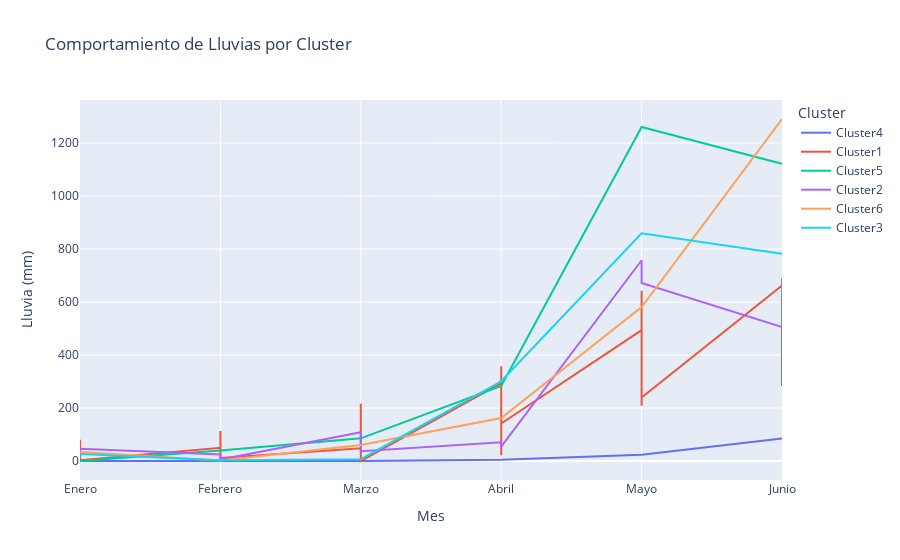

Write notebook code for a chart like this one.
### Code cell
meses_orden = ["Enero", "Febrero", "Marzo", "Abril", "Mayo", "Junio"]
df_melted['Mes'] = pd.Categorical(df_melted['Mes'], categories=meses_orden, ordered=True)

# Graficar la serie de tiempo
fig = px.line(df_melted, x='Mes', y='Lluvia', color='ClusterLluvia', 
              labels={'Mes': 'Mes', 'Lluvia': 'Lluvia (mm)', 'ClusterLluvia': 'Cluster'},
              title='Comportamiento de Lluvias por Cluster')

fig.show()

### Figure 1 — Plotly figure (JSON) as saved in the notebook; plotly's stock layout.template omitted (floating-point values rounded to 4 significant figures)
{"data": [{"hovertemplate": "Cluster=Cluster4<br>Mes=%{x}<br>Lluvia (mm)=%{y}<extra></extra>", "legendgroup": "Cluster4", "line": {"color": "#636efa", "dash": "solid"}, "marker": {"symbol": "circle"}, "mode": "lines", "name": "Cluster4", "orientation": "v", "showlegend": true, "type": "scatter", "x": ["Enero", "Febrero", "Marzo", "Abril", "Mayo", "Junio"], "xaxis": "x", "y": [0, 0, 0, 4.8, 23.8, 84.8], "yaxis": "y"}, {"hovertemplate": "Cluster=Cluster1<br>Mes=%{x}<br>Lluvia (mm)=%{y}<extra></extra>", "legendgroup": "Cluster1", "line": {"color": "#EF553B", "dash": "solid"}, "marker": {"symbol": "circle"}, "mode": "lines", "name": "Cluster1", "orientation": "v", "showlegend": true, "type": "scatter", "x": ["Enero", "Enero", "Enero", "Enero", "Enero", "Enero", "Enero", "Enero", "Enero", "Enero", "Enero", "Enero", "Enero", "Enero", "Enero", "Enero", "Enero", "Enero", "Enero", "Enero", "Enero", "Febrero", "Febrero", "Febrero", "Febrero", "Febrero", "Febrero", "Febrero", "Febrero", "Febrero", "Febrero", "Febrero", "Febrero", "Febrero", "Febrero", "Febrero", "Febrero", "Febrero", "Febrero", "Febrero", "Febrero", "Febrero", "Marzo", "Marzo", "Marzo", "Marzo", "Marzo", "Marzo", "Marzo", "Marzo", "Marzo", "Marzo", "Marzo", "Marzo", "Marzo", "Marzo", "Marzo", "Marzo", "Marzo", "Marzo", "Marzo", "Marzo", "Marzo", "Abril", "Abril", "Abril", "Abril", "Abril", "Abril", "Abril", "Abril", "Abril", "Abril", "Abril", "Abril", "Abril", "Abril", "Abril", "Abril", "Abril", "Abril", "Abril", "Abril", "Abril", "Mayo", "Mayo", "Mayo", "Mayo", "Mayo", "Mayo", "Mayo", "Mayo", "Mayo", "Mayo", "Mayo", "Mayo", "Mayo", "Mayo", "Mayo", "Mayo", "Mayo", "Mayo", "Mayo", "Mayo", "Mayo", "Junio", "Junio", "Junio", "Junio", "Junio", "Junio", "Junio", "Junio", "Junio", "Junio", "Junio", "Junio", "Junio", "Junio", "Junio", "Junio", "Junio", "Junio", "Junio", "Junio", "Junio"], "xaxis": "x", "y": [0.4, 12, 1.4, 27, 23.7, 0, 0, 69, 27.6, 7, 3.6, 61.2, 33.4, 10.8, 38.2, 18, 21.6, 80, 42.4, 43.2, 2.6, 49.6, 12, 68, 6.8, 0, 18, 73.4, 79.8, 21.6, 106.2, 112.8, 0.4, 43.6, 10.8, 30.6, 13.6, 50.6, 44, 1, 0.4, 11.6, 47.8, 7.4, 25.2, 44.4, 0, 44.2, 66.4, 82.6, 137.4, 21.2, 112.4, 134.2, 36, 20, 73.6, 90, 18.8, 108.2, 58.2, 216, 0, 294, 21.4, 91.8, 46.8, 196, 265.2, 176, 251, 308.2, 112, 279.6, 198.8, 196.2, 137, 219.6, 55.6, 141, 249.4, 357.4, 113.2, 141.6, 494.2, 319.4, 501.8, 389, 433, 484.8, 208.6, 530.8, 500.8, 470, 642.2, 268.4, 304.4, 473.6, 548, 597.6, 508.6, 633.4, 456.8, 247.2, 239.4, 662.4, 405.4, 633.8, 425.5, 289.3, 587.4, 654.6, 449, 282.8, 565, 445, 302.8, 507, 420.4, 284.4, 332.6, 594, 447.8, 545.6, 474.2, 650], "yaxis": "y"}, {"hovertemplate": "Cluster=Cluster5<br>Mes=%{x}<br>Lluvia (mm)=%{y}<extra></extra>", "legendgroup": "Cluster5", "line": {"color": "#00cc96", "dash": "solid"}, "marker": {"symbol": "circle"}, "mode": "lines", "name": "Cluster5", "orientation": "v", "showlegend": true, "type": "scatter", "x": ["Enero", "Febrero", "Marzo", "Abril", "Mayo", "Junio"], "xaxis": "x", "y": [0, 39.7, 85.6, 283.3, 1261.0, 1122], "yaxis": "y"}, {"hovertemplate": "Cluster=Cluster2<br>Mes=%{x}<br>Lluvia (mm)=%{y}<extra></extra>", "legendgroup": "Cluster2", "line": {"color": "#ab63fa", "dash": "solid"}, "marker": {"symbol": "circle"}, "mode": "lines", "name": "Cluster2", "orientation": "v", "showlegend": true, "type": "scatter", "x": ["Enero", "Enero", "Febrero", "Febrero", "Marzo", "Marzo", "Abril", "Abril", "Mayo", "Mayo", "Junio", "Junio"], "xaxis": "x", "y": [12, 46.3, 24.6, 5.8, 108.4, 36.6, 70.9, 54.2, 757.6, 671.6, 505.8, 689.2], "yaxis": "y"}, {"hovertemplate": "Cluster=Cluster6<br>Mes=%{x}<br>Lluvia (mm)=%{y}<extra></extra>", "legendgroup": "Cluster6", "line": {"color": "#FFA15A", "dash": "solid"}, "marker": {"symbol": "circle"}, "mode": "lines", "name": "Cluster6", "orientation": "v", "showlegend": true, "type": "scatter", "x": ["Enero", "Febrero", "Marzo", "Abril", "Mayo", "Junio"], "xaxis": "x", "y": [34, 1.8, 60, 162.2, 581, 1291.0], "yaxis": "y"}, {"hovertemplate": "Cluster=Cluster3<br>Mes=%{x}<br>Lluvia (mm)=%{y}<extra></extra>", "legendgroup": "Cluster3", "line": {"color": "#19d3f3", "dash": "solid"}, "marker": {"symbol": "circle"}, "mode": "lines", "name": "Cluster3", "orientation": "v", "showlegend": true, "type": "scatter", "x": ["Enero", "Febrero", "Marzo", "Abril", "Mayo", "Junio"], "xaxis": "x", "y": [26.2, 2.6, 7, 301, 859.6, 782.4], "yaxis": "y"}], "layout": {"legend": {"title": {"text": "Cluster"}, "tracegroupgap": 0}, "title": {"text": "Comportamiento de Lluvias por Cluster"}, "xaxis": {"anchor": "y", "domain": [0, 1], "title": {"text": "Mes"}}, "yaxis": {"anchor": "x", "domain": [0, 1], "title": {"text": "Lluvia (mm)"}}}}
